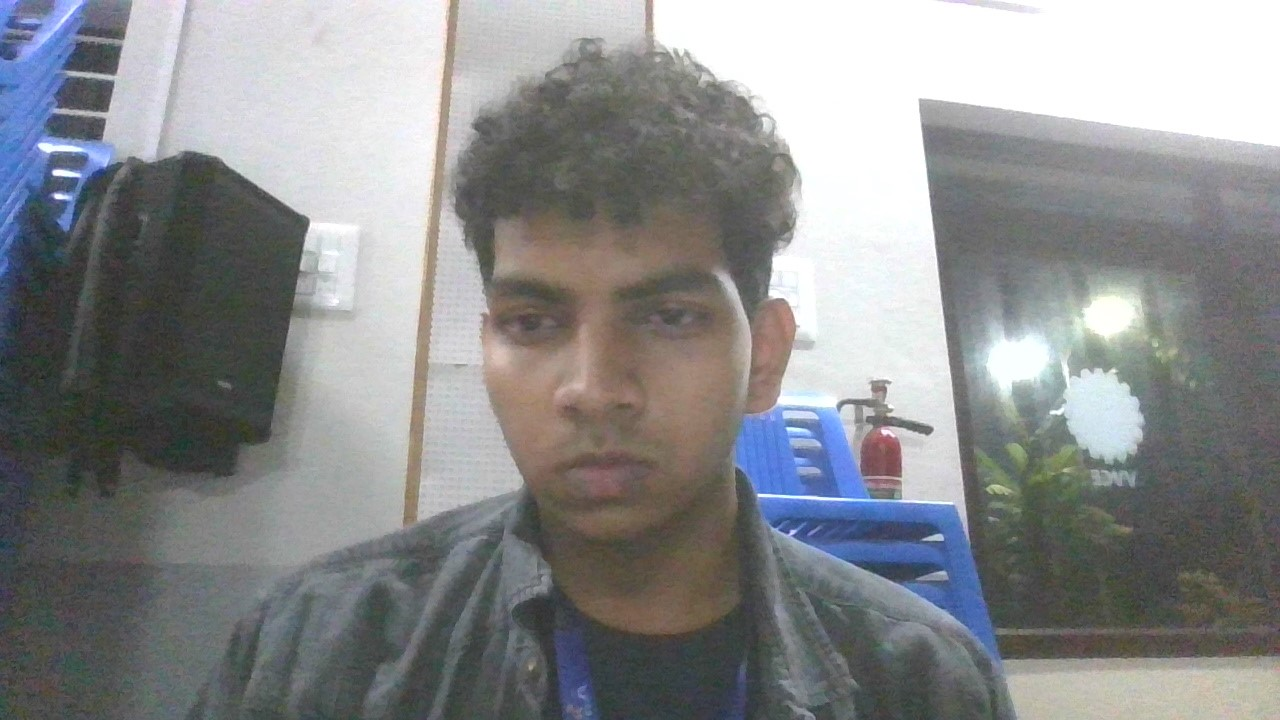
#> input picture facerec/ref.jpg, 1280 x 720 px
$ python sameface.py
#> lines starting #> are read from the running program, lines starting #| are printed output that depends on the picture; after the words box and inside, x2 and y2 are one past the last pixel; in counts of white or black regions, pixels touching at a corner belong together
#> in main, reference is the input picture: shape (720, 1280, 3); mean B, G, R 140.8, 139.6, 138
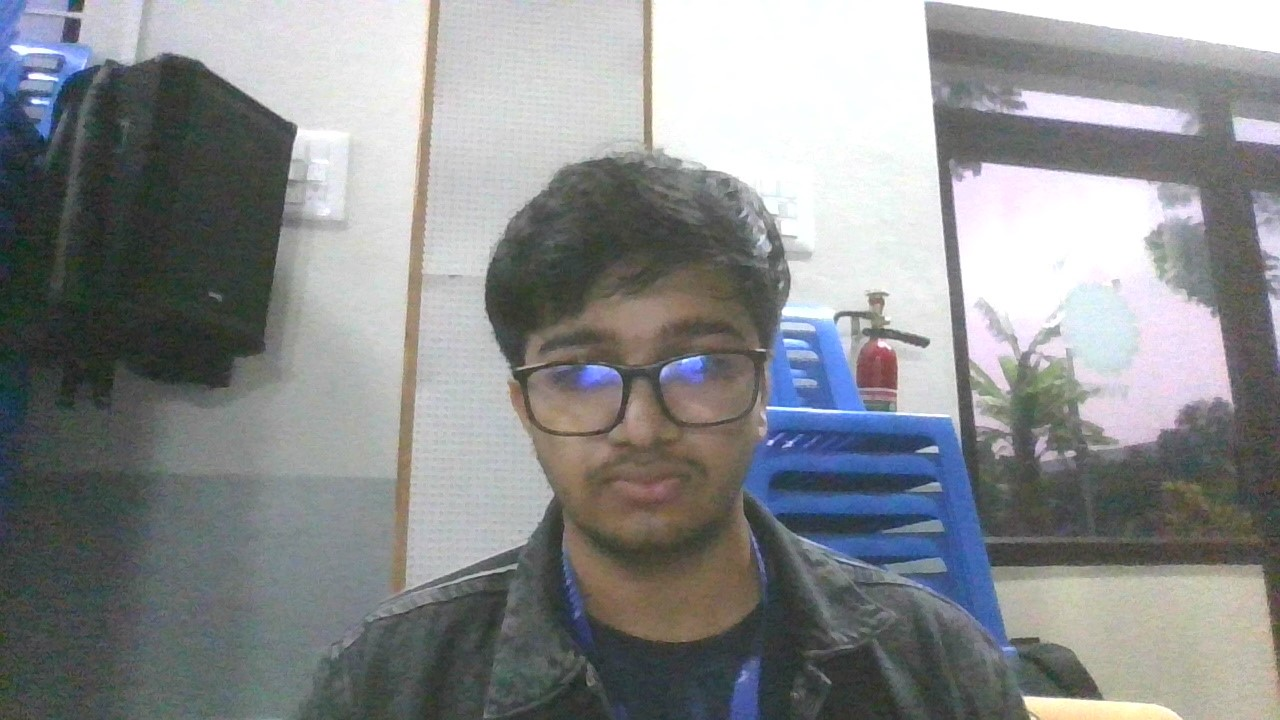
#> input picture facerec/ref2.jpg, 1280 x 720 px, given in place of the camera
#> in main, frame is the input picture: shape (720, 1280, 3); mean B, G, R 141.1, 139.6, 137.2
import cv2
import numpy as np
from skimage.metrics import structural_similarity as ssim

def compare_images(img1, img2):
    # Convert images to grayscale
    gray1 = cv2.cvtColor(img1, cv2.COLOR_BGR2GRAY)
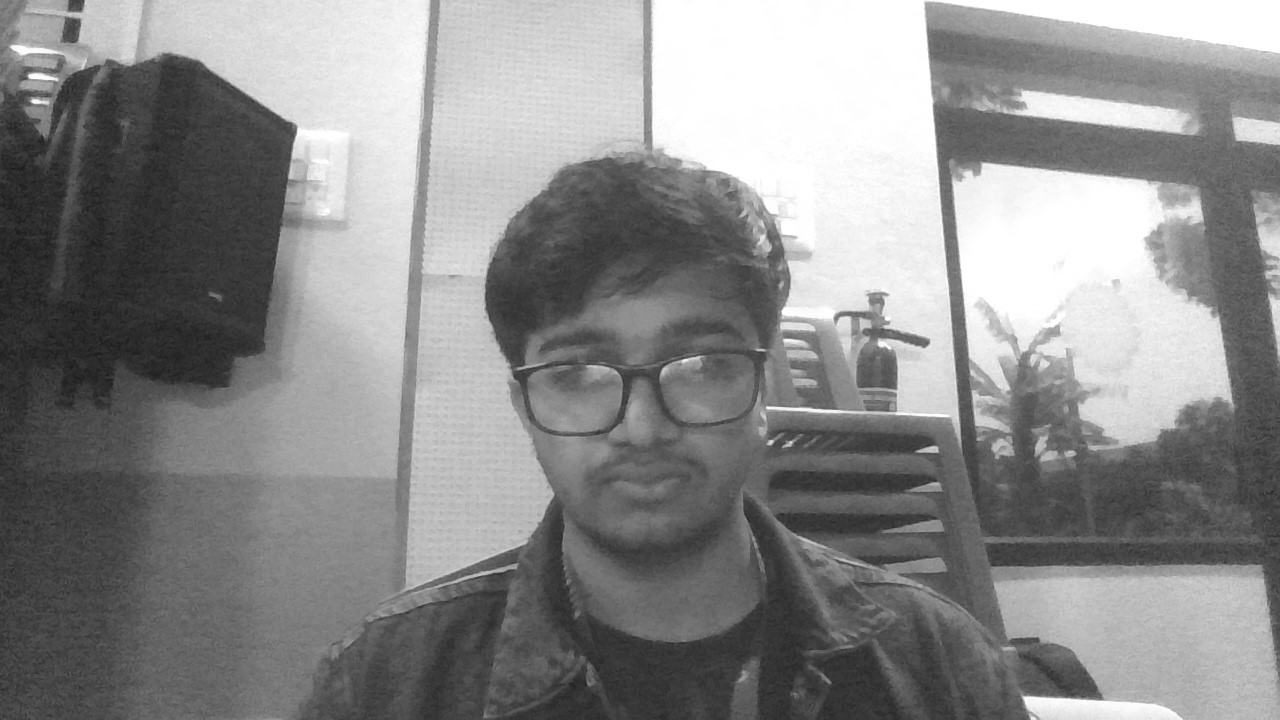
#> gray1: shape (720, 1280); min 19, max 255, mean 139
    gray2 = cv2.cvtColor(img2, cv2.COLOR_BGR2GRAY)
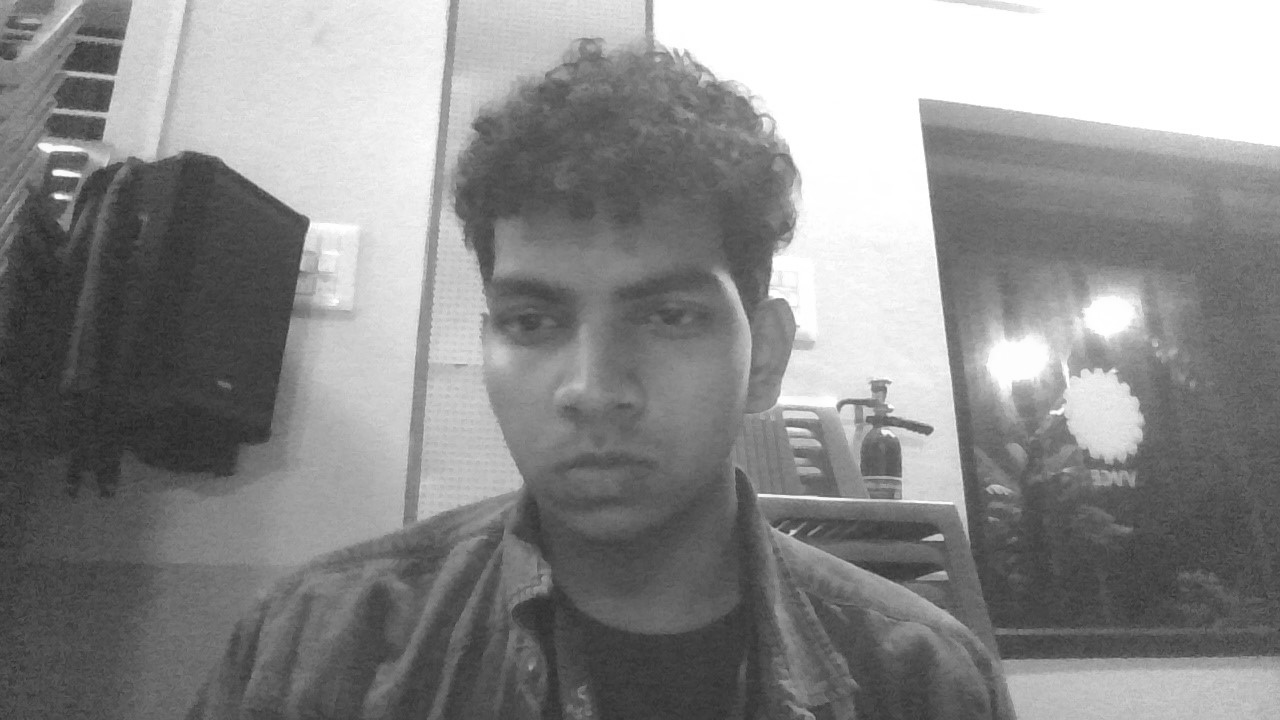
#> gray2: shape (720, 1280); min 29, max 255, mean 139.3

    # Resize second image to match first image dimensions
    gray2 = cv2.resize(gray2, (gray1.shape[1], gray1.shape[0]))

    # Initialize SIFT detector
    sift = cv2.SIFT_create()

    # Detect keypoints and compute descriptors
    keypoints1, descriptors1 = sift.detectAndCompute(gray1, None)
#> keypoints1 = 1606 keypoints; strongest (x, y, size): (35, 101, 4.7), (619, 253, 152.7), (1031, 702, 11), (32, 76, 4.7)
    keypoints2, descriptors2 = sift.detectAndCompute(gray2, None)
#> keypoints2 = 1110 keypoints; strongest (x, y, size): (58, 196, 5.4), (57, 172, 5.9), (47, 147, 10.5), (1113, 312, 38.5)

    # Initialize matcher
    bf = cv2.BFMatcher()

    # Match descriptors
    if descriptors1 is not None and descriptors2 is not None:
        matches = bf.knnMatch(descriptors1, descriptors2, k=2)
#> matches = 1606 matches

        # Apply ratio test
        good_matches = []
        for m, n in matches:
            if m.distance < 0.75 * n.distance:
                good_matches.append(m)
#> after the loop, good_matches = 111 matches

        # Calculate similarity score
        similarity_score = len(good_matches) / max(len(keypoints1), len(keypoints2))
#> similarity_score = 0.0691

        # Calculate SSIM for additional comparison
        ssim_score = ssim(gray1, gray2)
#> ssim_score = 0.521

        return similarity_score, ssim_score, len(good_matches)

    return 0, 0, 0

def main():
    # Load reference image
    reference = cv2.imread('ref.jpg')
    if reference is None:
        print("Error: Could not load reference image 'ref.jpg'")
        return

    # Initialize video capture
    cap = cv2.VideoCapture(0)
    if not cap.isOpened():
        print("Error: Could not open camera")
        return

    while True:
        ret, frame = cap.read()
        if not ret:
            print("Error: Could not read frame")
            break

        # Compare current frame with reference image
        feature_score, ssim_score, num_matches = compare_images(frame, reference)
#> feature_score = 0.0691; ssim_score = 0.521; num_matches = 111

        # Draw comparison results on frame
        text = f"Matches: {num_matches}"
#> text = 'Matches: 111'
        cv2.putText(frame, text, (10, 110), cv2.FONT_HERSHEY_SIMPLEX, 1, (0, 255, 0), 2)
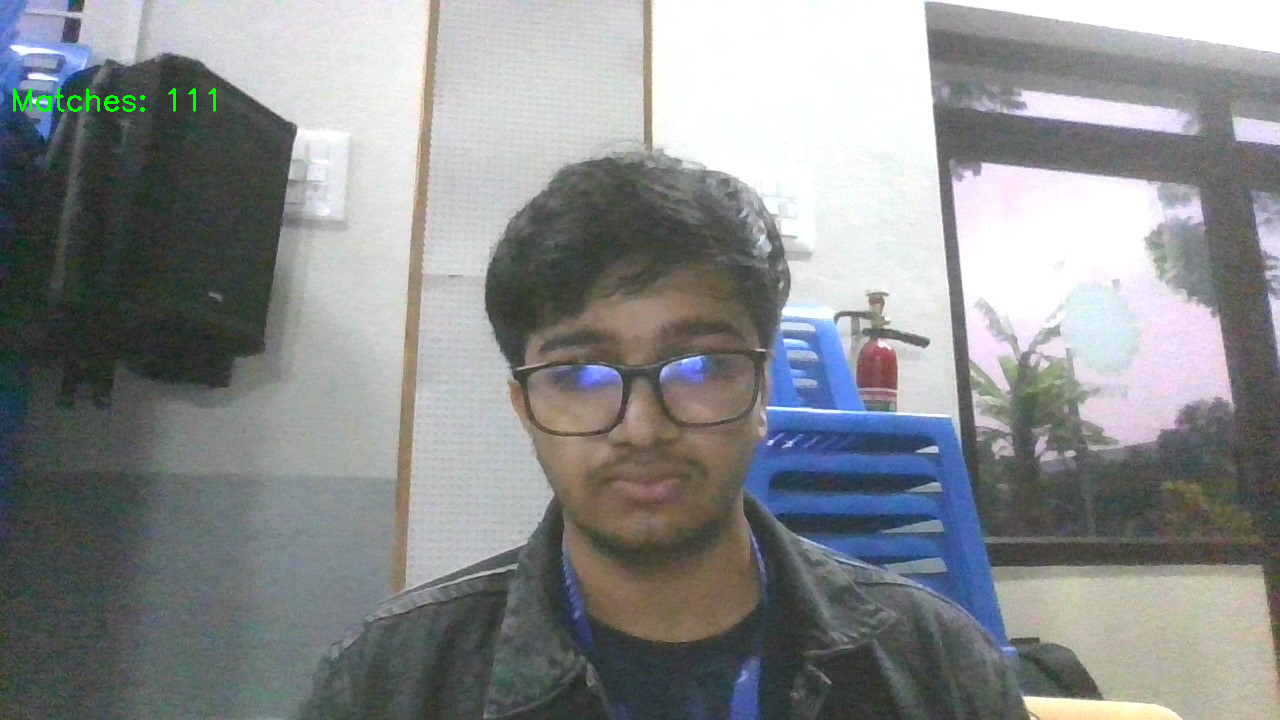
#> frame: shape (720, 1280, 3); 0.14% of pixels changed, all inside (x1, y1, x2, y2) = (13, 88, 216, 112)


        # Display the frame
        cv2.imshow('Camera Feed', frame)

        # Break loop on 'q' press
        if cv2.waitKey(1) & 0xFF == ord('q'):
#> (key q is pressed here)
            break

    # Cleanup
    cap.release()
    cv2.destroyAllWindows()

if __name__ == "__main__":
    main()
